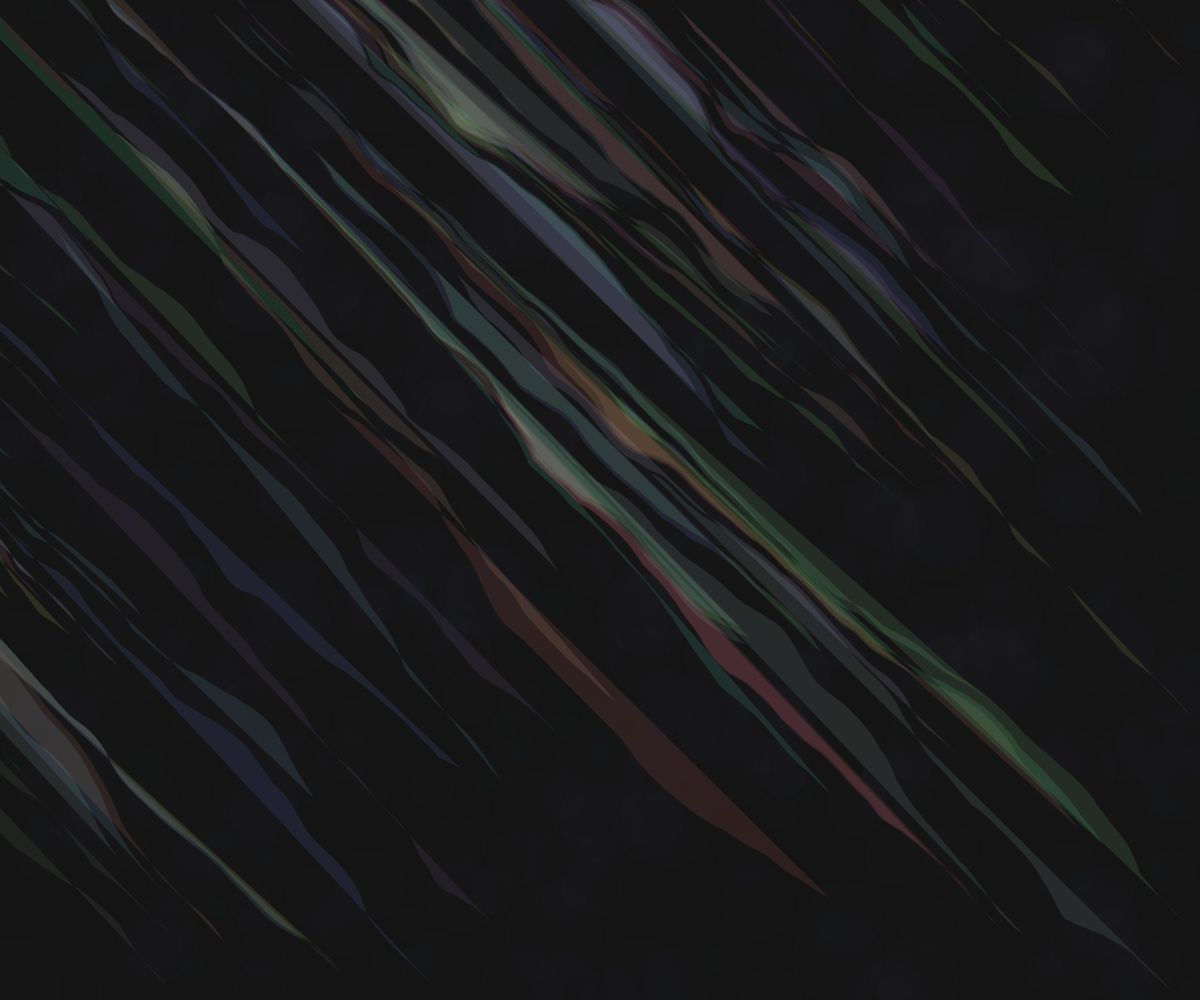
Frame 1 (no input)
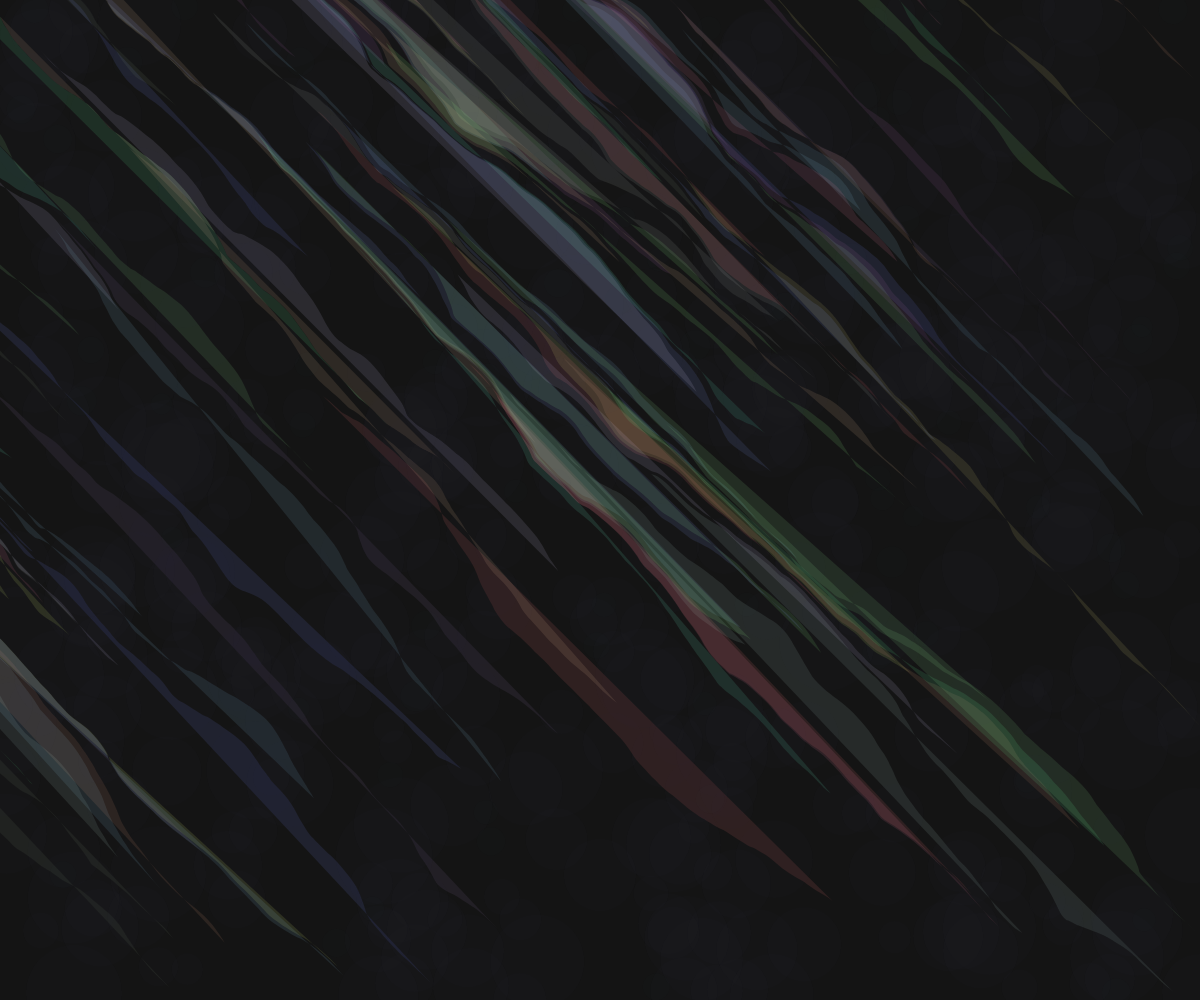
Frame 60 (no input)
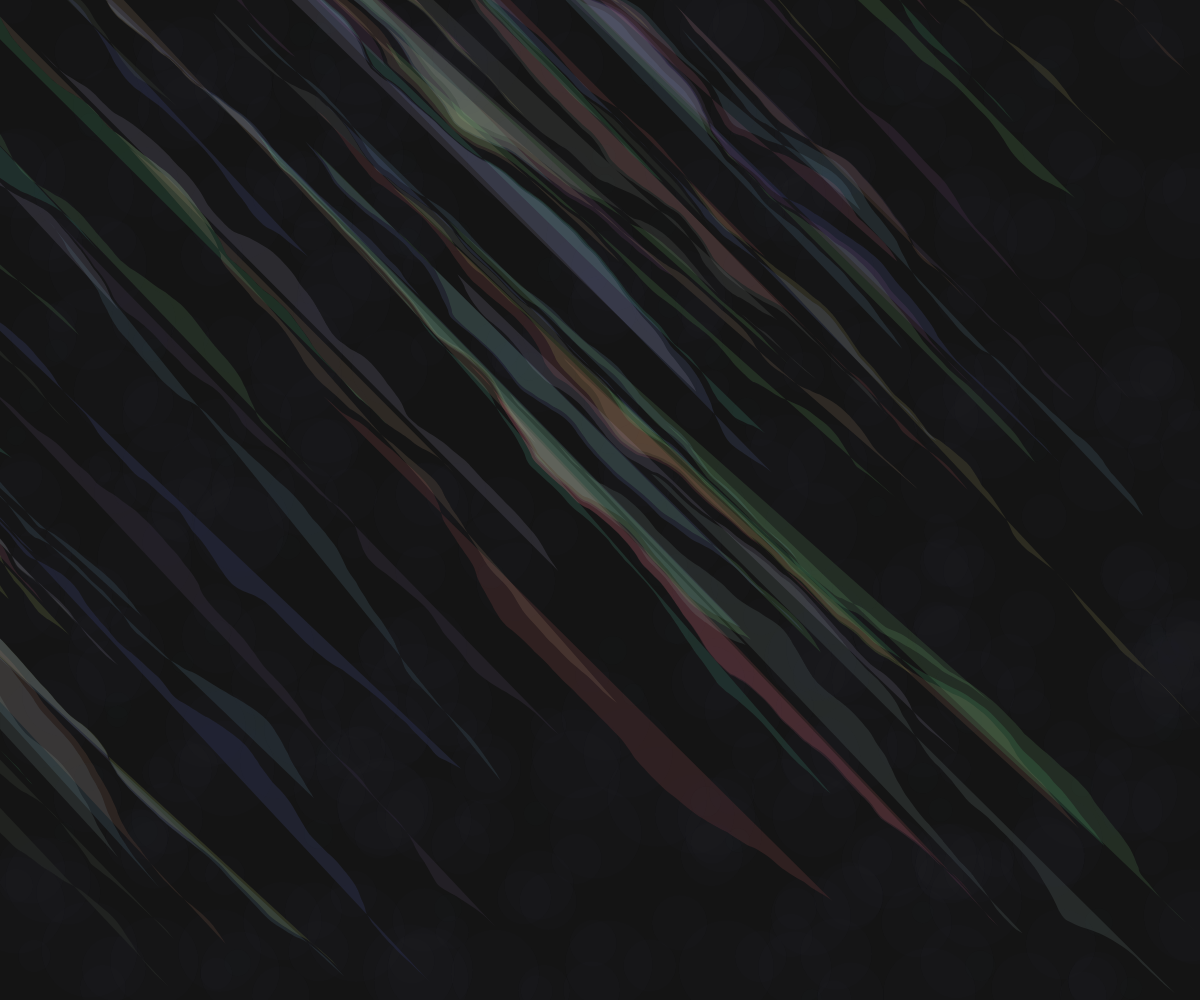
Frame 120 (the mouse pressed at the canvas centre since frame 60)

The p5.js sketch that drew these frames (run headless with seeded random() and noise() and a simulated clock; from frame 60 on, the mouse is pressed at the canvas centre):

// p5.js sketch
// ── sketch.js
let threads = [];
let colors = [];
let saturation = 50;
let noiseScale = 0.02;
let noiseStrength = 0.5;

function setup() {
  createCanvas(windowWidth, windowHeight);
  noStroke();
  
  // Generate thread paths
  for (let i = 0; i < 100; i++) {
    let path = [];
    let x = random(width);
    let y = random(height);
    for (let j = 0; j < 200; j++) {
      path.push({x, y});
      x += noise(x * noiseScale, y * noiseScale) * noiseStrength * 10 - 5;
      y += noise((x + 1000) * noiseScale, (y + 1000) * noiseScale) * noiseStrength * 10 - 5;
    }
    threads.push(path);
  }
  
  // Precompute colors
  for (let i = 0; i < 20; i++) {
    colors.push(color(random(100, 255), random(100, 255), random(100, 255), 100));
  }
}

function draw() {
  background(20);
  
  // Draw threads
  for (let i = 0; i < threads.length; i++) {
    let path = threads[i];
    let c = colors[i % colors.length];
    fill(red(c), green(c), blue(c), 30);
    
    beginShape();
    for (let j = 0; j < path.length; j++) {
      let point = path[j];
      let n = noise(point.x * noiseScale, point.y * noiseScale, frameCount * 0.001);
      vertex(point.x + n * 20 - 10, point.y + n * 20 - 10);
    }
    endShape();
  }
  
  // Dynamic color wash
  let wash = color(saturation, 80, 100, 5);
  fill(wash);
  for (let i = 0; i < 500; i++) {
    let x = random(width);
    let y = random(height);
    let size = random(20, 100);
    ellipse(x, y, size, size);
  }
}

function mouseDragged() {
  saturation = map(mouseX, 0, width, 0, 100);
}
